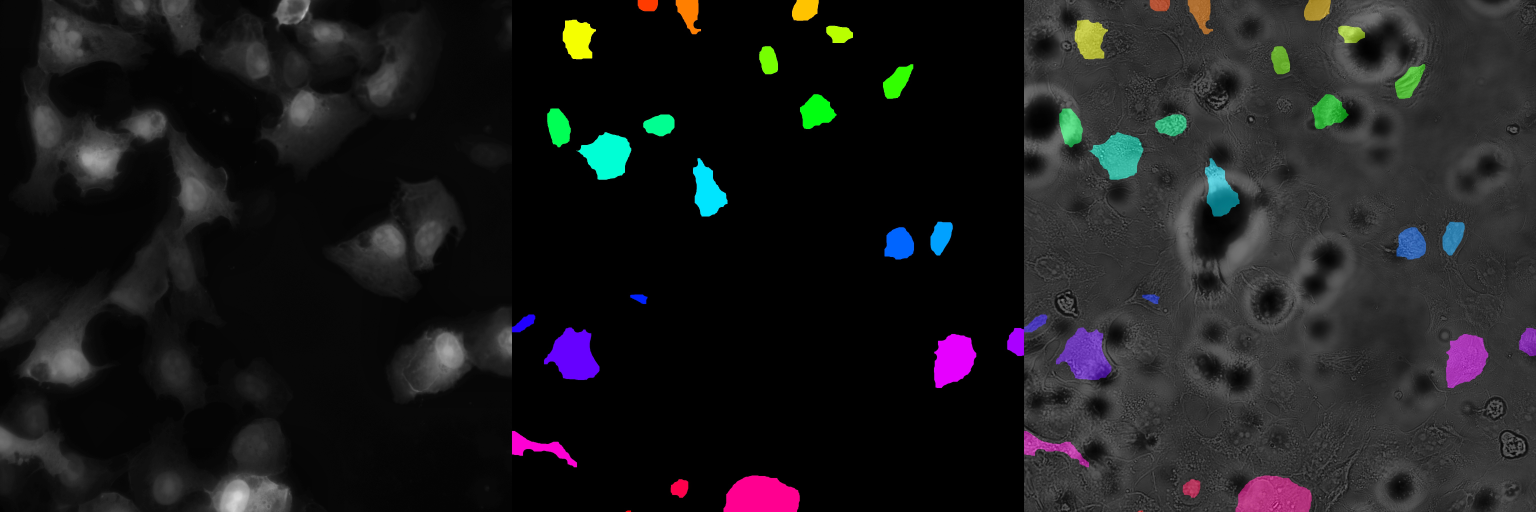
#> input picture Scripts/NoMorphology20.jpg, 6144 x 2048 px, given in place of --W00001--P00004--Z00000--T00000--eGFP.tif, which was not available (shown at 1/4 size)
$ jupyter execute --allow-errors Thresholding.ipynb   (shell and % lines are left out)
#> lines starting #> are read from the running program, lines starting #| are printed output that depends on the picture; after the words box and inside, x2 and y2 are one past the last pixel; in counts of white or black regions, pixels touching at a corner belong together; pictures that were not available may be replaced by others from this repository, and a replacement may not be noted
[cell 1]
import os
"""
 * Python program to determine root mass, as a ratio of pixels in the
 * root system to the number of pixels in the entire image.
 *
 * usage: python RootMass.py <filename> <sigma>
"""
import sys
import numpy as np
import skimage.io
import skimage.filters

ROOT_DIR = os.path.abspath("../")

sys.path.append(os.path.join(ROOT_DIR, "Cells\\"))
IMAGE_DIR = os.path.join(ROOT_DIR, "Mask_RCNN\\Cells")
# get filename and sigma value from command line
filename = IMAGE_DIR + "\\--W00001--P00004--Z00000--T00000--eGFP.tif"
sigma = 1.5 #float(sys.argv[2])

# read the original image, converting to grayscale
img = skimage.io.imread(fname=filename, as_gray=True)
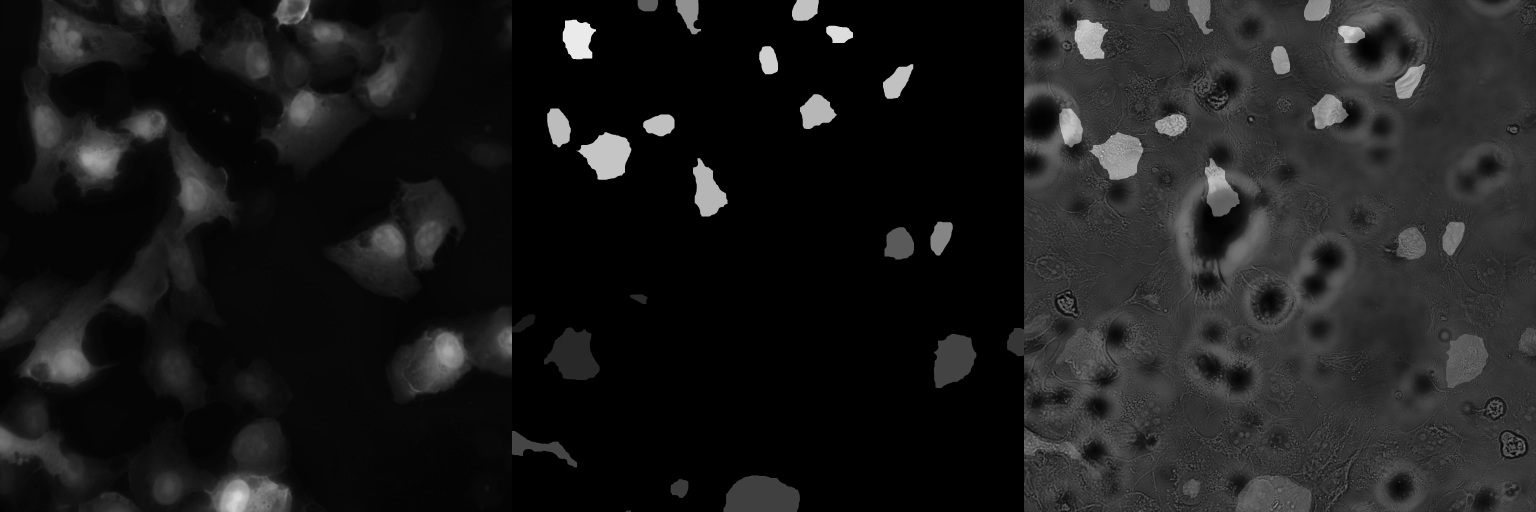
#> img: shape (2048, 6144) float64 (shown at 1/4 size); min 0, max 0.932, mean 0.112

# blur before thresholding
blur = skimage.filters.gaussian(img, sigma=sigma)


# perform adaptive thresholding to produce a binary image
t = skimage.filters.threshold_otsu(blur)
#> t = 0.135
binary = blur > t
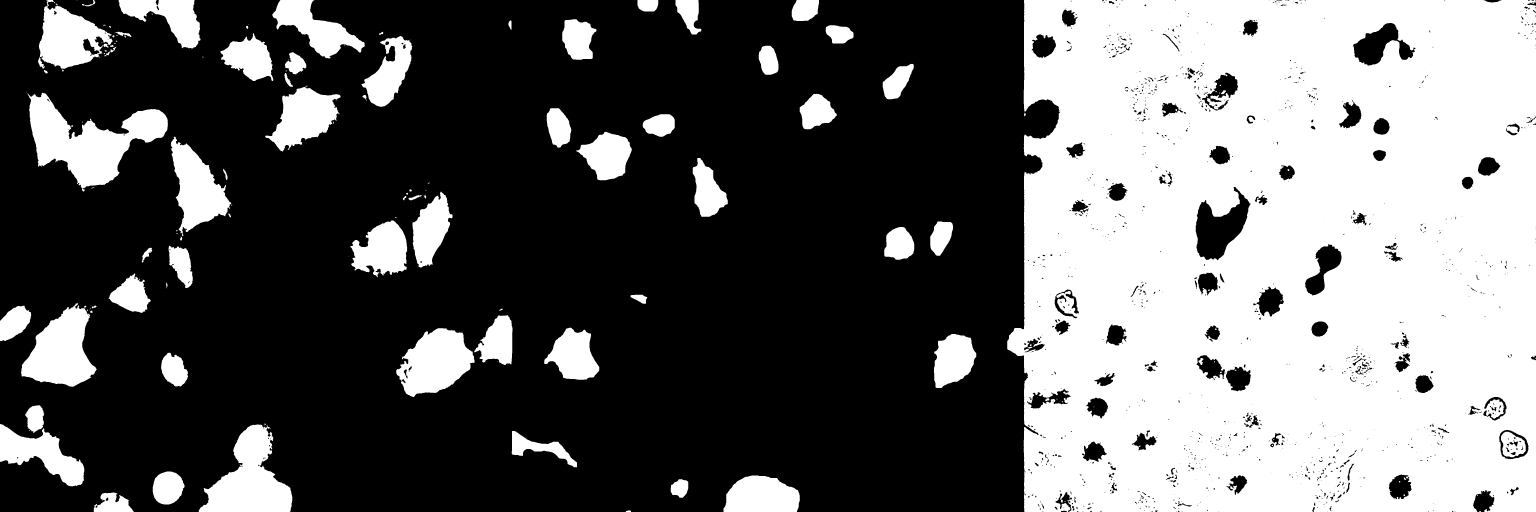
#> binary: shape (2048, 6144) bool (shown at 1/4 size); 39.3% white; 174 white regions (68 under 20 px), largest, box (x1, y1, x2, y2) and area: (4029, 0, 6144, 2048) 3919345, (110, 371, 672, 766) 96741, (795, 1698, 1170, 2048) 70470

# save binary image; first find beginning of file extension
dot = filename.index(".")
binary_file_name = filename[:dot] + "-binary" + filename[dot:]
skimage.io.imsave(fname=binary_file_name, arr=skimage.img_as_ubyte(binary))

# determine root mass ratio
rootPixels = np.nonzero(binary)
#> rootPixels = 4940222 positions, rows 0 to 2047, columns 0 to 6143
w = binary.shape[1]
#> w = 6144
h = binary.shape[0]
#> h = 2048
#> (the rest of this cell did not finish here and is left out)

$ run again, on Scripts/Pair2.jpeg
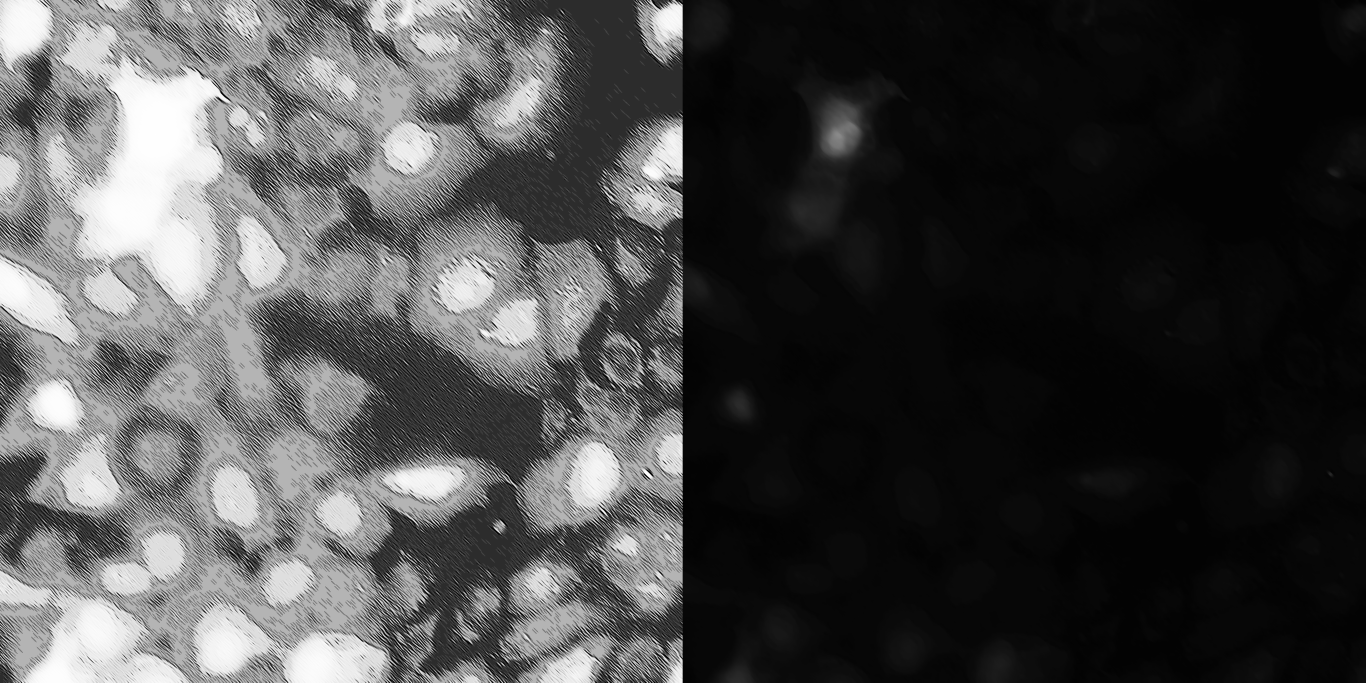
#> input picture Scripts/Pair2.jpeg, 4096 x 2048 px, given in place of --W00001--P00004--Z00000--T00000--eGFP.tif, which was not available (shown at 1/3 size)
#> img is the input picture: shape (2048, 4096) float64; min 0, max 1, mean 0.288
#> t = 0.37
#> `binary = blur > t`:
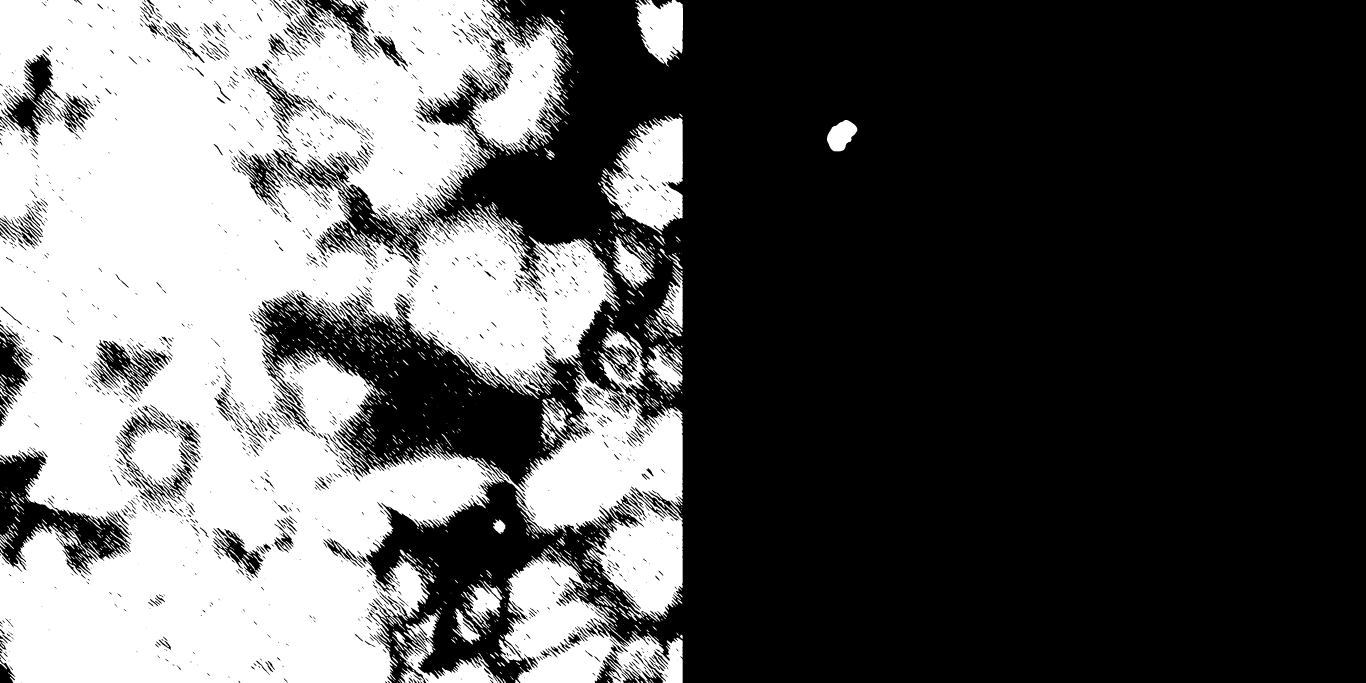
#> binary: shape (2048, 4096) bool (shown at 1/3 size); 36.1% white; 1241 white regions (427 under 20 px), largest, box (x1, y1, x2, y2) and area: (0, 0, 1861, 2048) 2524515, (1470, 1102, 2048, 1865) 195398, (1510, 1645, 2048, 2048) 100826
#> rootPixels = 3028924 positions, rows 0 to 2047, columns 0 to 2571

$ run again, on Scripts/Pair4.jpeg
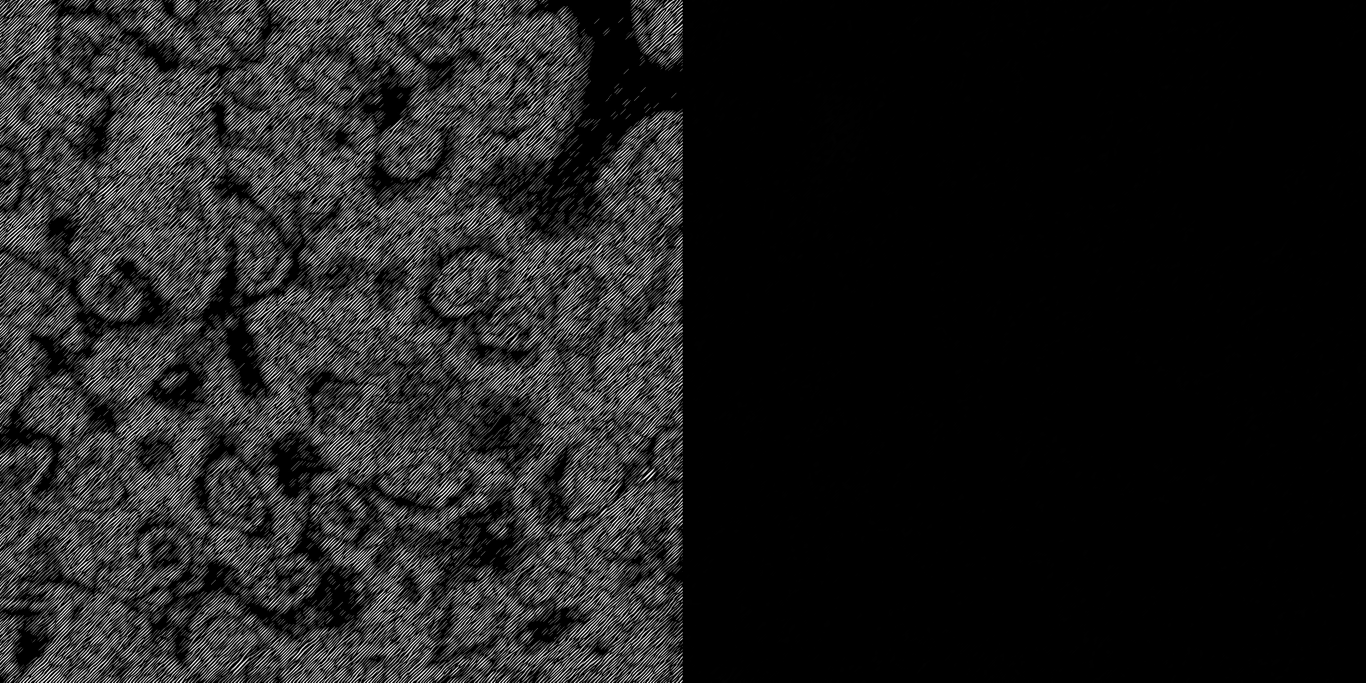
#> input picture Scripts/Pair4.jpeg, 4096 x 2048 px, given in place of --W00001--P00004--Z00000--T00000--eGFP.tif, which was not available (shown at 1/3 size)
#> img is the input picture: shape (2048, 4096) float64; min 0, max 1, mean 0.118
#> t = 0.208
#> `binary = blur > t`:
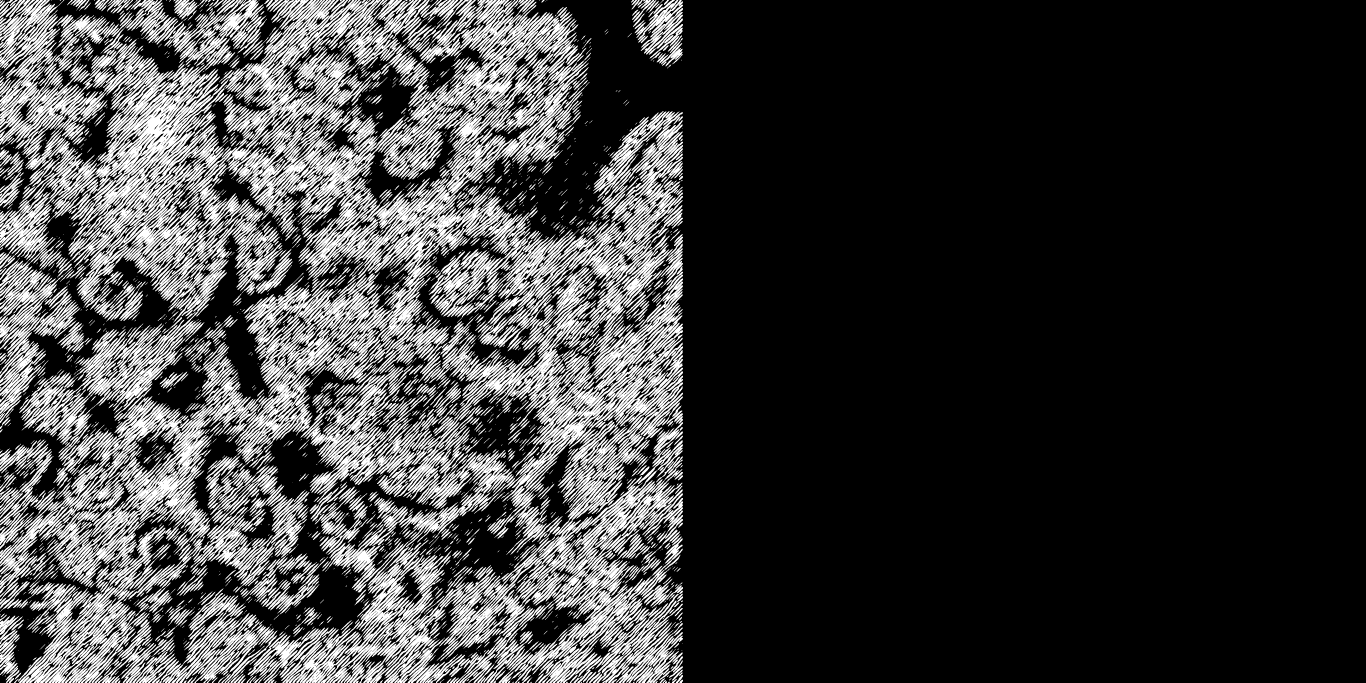
#> binary: shape (2048, 4096) bool (shown at 1/3 size); 24% white; 3527 white regions (678 under 20 px), largest, box (x1, y1, x2, y2) and area: (0, 0, 790, 898) 140961, (962, 835, 2049, 2048) 134382, (1534, 1333, 2049, 2048) 63909
#> rootPixels = 2012599 positions, rows 0 to 2047, columns 0 to 2048
